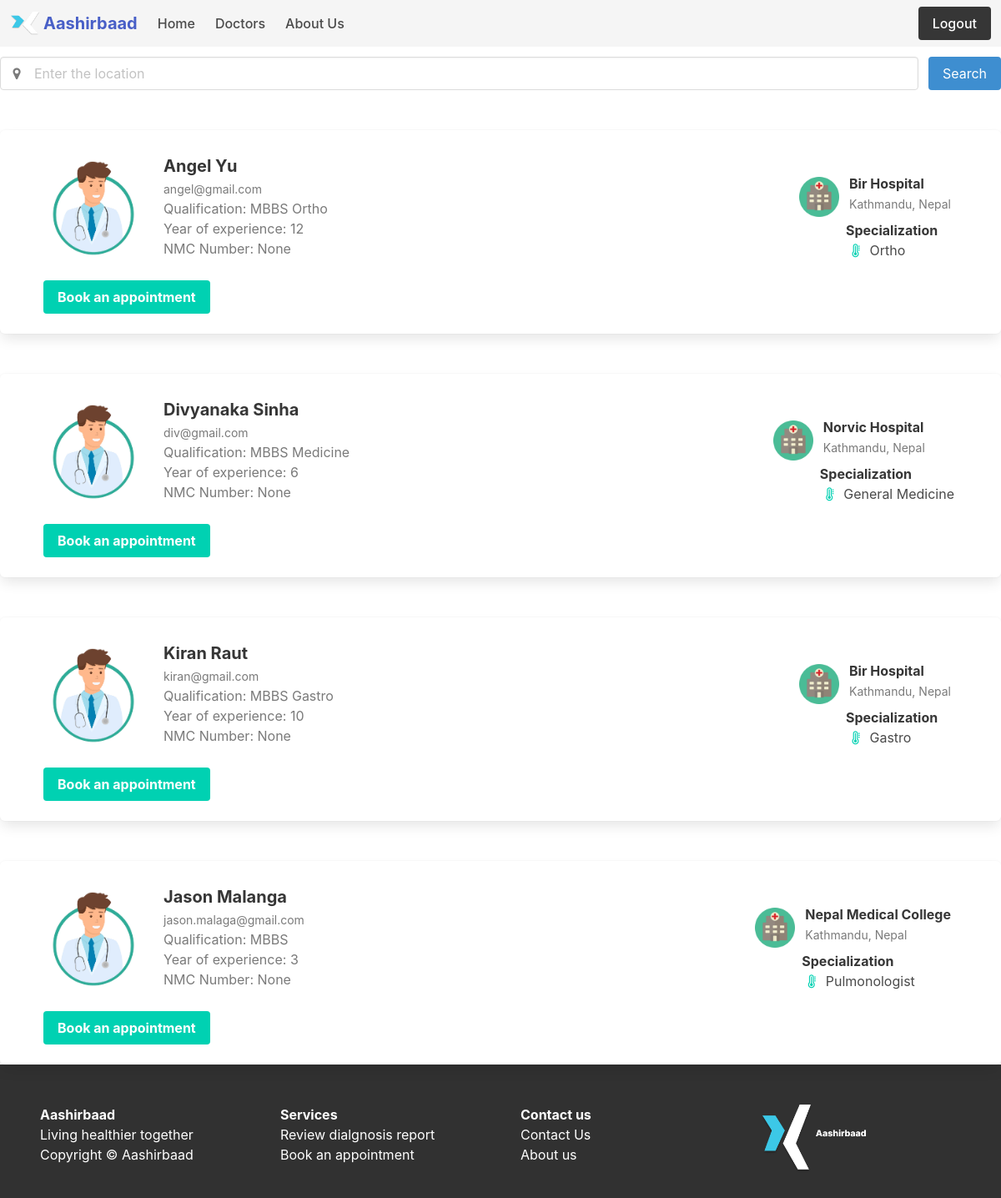
The app's page /doccard (signed in) with its own data.
### website/models.py (models this page shows)
class User(db.Model,UserMixin):
	id=db.Column(db.Integer, primary_key=True)
	name = db.Column(db.String(150))
	email=db.Column(db.String(150),unique=True)
	password = db.Column(db.String(150))
	gender = db.Column(db.String(10))
	phone = db.Column(db.BigInteger)
	role = db.Column(db.String(20))

class Doctor(db.Model, UserMixin):
	id=db.Column(db.Integer,db.ForeignKey('user.id'),primary_key=True)
	nmc_number = db.Column(db.Integer)
	practice_years = db.Column(db.Integer)
	expertise = db.Column(db.String(200))
	hospital = db.Column(db.String(200))
	qualification = db.Column(db.String(100))
	user = db.relationship('User')

### website/views.py (the view)
@views.route('/doccard')
def card():
	allusers = User.query.all()
	doctors = []
	for users in allusers:
		if users.role == "Doctor":
			doctors.append(users)
	docDetails = Doctor.query.all()
	return render_template('doccard.html',user=current_user, doctors=doctors, docDetails=docDetails)

### website/__init__.py (called while the page is built)
def create_app():
    app.config['SECRET_KEY'] = 'fagsdfbaisdfkbdjkgn'
    app.config['SQLALCHEMY_DATABASE_URI']=f'sqlite:///{DB_NAME}'
    db.init_app(app)
    from .auth import auth
    from .views import views
    app.register_blueprint(views,url_prefix='/')
    app.register_blueprint(auth,url_prefix='/auth')
    from .models import Doctor, Patient, User
    with app.app_context():
        db.create_all()
    login_manager = LoginManager()
    login_manager.login_view = 'auth.login' #if the user is not logged in, redirects to login page
    login_manager.init_app(app)
    @login_manager.user_loader
    def load_user(id):
        return User.query.get(int(id))
    return app

### website/templates/doccard.html (shortened to what this page needs)
{% extends "base.html" %} {%block title%}Doctors List{%endblock%}
{% block content %}
<div class="container mt-4">
  <div class="field is-grouped">
    <p class="control is-expanded has-icons-left">
      <input class="input" type="text" placeholder="Enter the location">
      <span class="icon is-small is-left has-text-grey">
      </span>
    </p>
    <p class="control">
      <a class="button is-info">
        Search
      </a>
    </p>
  </div>
{%for doctor in doctors%}
<div class="box mt-6 pl-6 pr-6" id="card" onclick="getDoctor(doctor.id)">
    <article class="media mt-2">
      <div class="media-left">
        <figure class="image is-128x128 is-rounded">
          <img src="{{ url_for('static',filename='images/doctorProfile.jpg') }}" alt="Image">
        </figure>
      </div>
      <div class="media-content">
        <div class="content">
          <p>
            <strong class="is-size-5 m-1">{{doctor.name}}</strong>
            <br>
            <small class="has-text-grey m-1">{{doctor.email}}</small>
            <br>
            {%for docDetail in docDetails%}
              {%if doctor.id == docDetail.id%}
                <span class="m-1 has-text-grey">Qualification: {{docDetail.qualification}}</span>
                <br>
                <span class="m-1 has-text-grey">Year of experience: {{docDetail.practice_years}}</span>
                <br>
                <span class="m-1 has-text-grey">NMC Number: {{docDetail.nmc_number}}</span>
              {%endif%}
            {%endfor%}
          </p>
        </div>
        </div>
        <div class="media m-1" style="border: none">
            <div class="media-left m-1">
                <figure class="image is-48x48 is-rounded mt-2">
                  <img src="{{ url_for('static',filename='images/hospital.jpg') }}" alt="Image">
                </figure>
              </div>
              {%for docDetail in docDetails%}
                {%if doctor.id == docDetail.id%}
              <div class="media-content m-1 mt-2">
                <div class="content">
                  <p>
                      <strong class="is-size-6 m-1">{{docDetail.hospital}}</strong>
                      <br>
                      <small class="has-text-grey m-1">Kathmandu, Nepal</small>
                  </p>
                </div>
                <div class="content">
                  <strong class="is-size-6">Specialization</strong>
                  <br>
                  <span class="icon is-left has-text-primary">
                      <i class="fa fa-thermometer"></i>
                  </span>
                  <span class="is-size-6">{{docDetail.expertise}}</span>
              </div>
              </div>
              {%endif%}
              {%endfor%}
          </div>
    </article>
    <div class="content m-1">
      <div class="control mt-4">
          <button class="button is-primary"><strong>Book an appointment</strong></button>
      </div>
    </div>
      </div>
      {%endfor%}
</div>
{% endblock %}

### website/static/css/index.css (style rules this page uses)
.container { max-width: 100%; width: 100%; }

### records on screen
User: name "Angel Yu", email "angel@gmail.com"
Doctor: qualification "MBBS Ortho", practice_years "12", nmc_number "None", hospital "Bir Hospital", expertise "Ortho"
User: name "Divyanaka Sinha", email "div@gmail.com"
Doctor: qualification "MBBS Medicine", practice_years "6", nmc_number "None", hospital "Norvic Hospital", expertise "General Medicine"
User: name "Kiran Raut", email "kiran@gmail.com"
Doctor: qualification "MBBS Gastro", practice_years "10", nmc_number "None", hospital "Bir Hospital", expertise "Gastro"
User: name "Jason Malanga", email "jason.malaga@gmail.com"
Doctor: qualification "MBBS", practice_years "3", nmc_number "None", hospital "Nepal Medical College", expertise "Pulmonologist"
